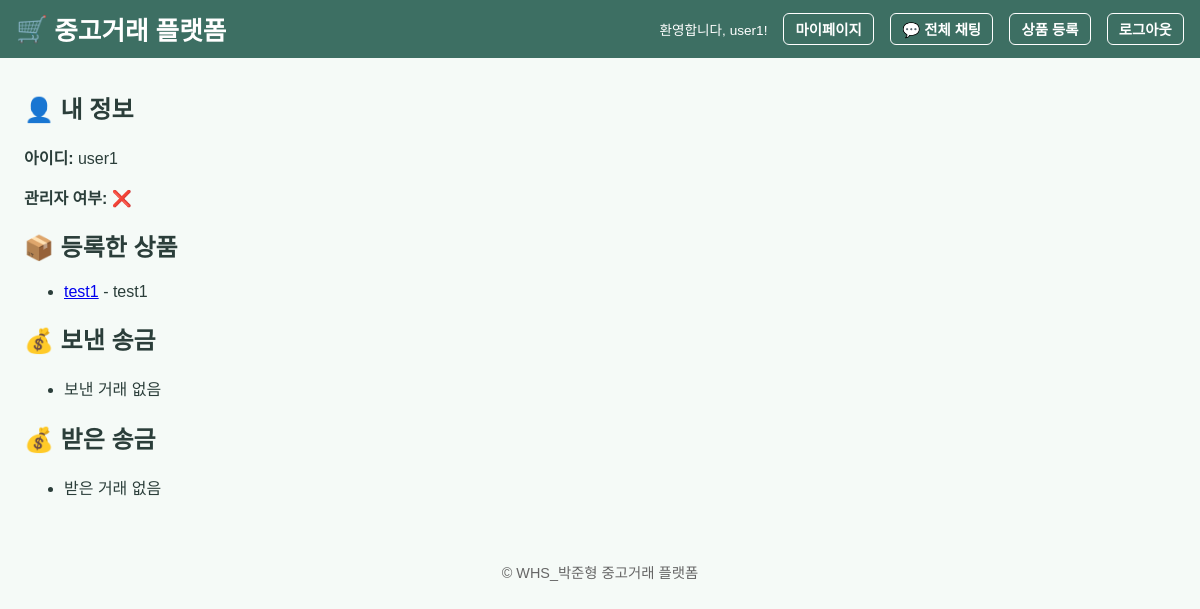
The app's page /mypage (signed in) with its own data.
### models.py (models this page shows)
class User(db.Model):
    id = db.Column(db.Integer, primary_key=True)
    username = db.Column(db.String(80), unique=True, nullable=False)
    password = db.Column(db.String(200), nullable=False)
    is_admin = db.Column(db.Boolean, default=False)
    is_dormant = db.Column(db.Boolean, default=False)
    products = db.relationship('Product', backref='seller', lazy=True)
    sent_chats = db.relationship('Chat', foreign_keys='Chat.sender_id', backref='sender', lazy=True)
    received_chats = db.relationship('Chat', foreign_keys='Chat.receiver_id', backref='receiver', lazy=True)
    sent_transactions = db.relationship('Transaction', foreign_keys='Transaction.sender_id', backref='sender', lazy=True)
    received_transactions = db.relationship('Transaction', foreign_keys='Transaction.receiver_id', backref='receiver', lazy=True)

class Product(db.Model):
    id = db.Column(db.Integer, primary_key=True)
    name = db.Column(db.String(100), nullable=False)
    description = db.Column(db.String(200))
    seller_id = db.Column(db.Integer, db.ForeignKey('user.id'))

### routes/mypage.py (the view)
@mypage_bp.route('/mypage')
@login_required
def mypage():
    user = User.query.get(session['user_id'])
    my_products = Product.query.filter_by(seller_id=user.id).all()
    sent_transactions = Transaction.query.filter_by(sender_id=user.id).all()
    received_transactions = Transaction.query.filter_by(receiver_id=user.id).all()
    return render_template(
        'mypage.html',
        user=user,
        my_products=my_products,
        sent_transactions=sent_transactions,
        received_transactions=received_transactions
    )

### routes/mypage.py (called while the page is built)
def login_required(f):
    @wraps(f)
    def decorated_function(*args, **kwargs):
        if 'user_id' not in session:
            flash("로그인이 필요합니다.")
            return redirect(url_for('login'))
        return f(*args, **kwargs)
    return decorated_function

### templates/mypage.html
{% extends 'base.html' %} {% block title %}마이페이지{% endblock %} {% block
content %}
<h2>👤 내 정보</h2>
<p><strong>아이디:</strong> {{ user.username }}</p>
<p><strong>관리자 여부:</strong> {{ '✅' if user.is_admin else '❌' }}</p>
<h2>📦 등록한 상품</h2>
<ul>
  {% for p in my_products %}
  <li>
    <a href="{{ url_for('product_detail', product_id=p.id) }}">{{ p.name }}</a>
    - {{ p.description }}
  </li>
  {% else %}
  <li>등록한 상품이 없습니다.</li>
  {% endfor %}
</ul>
<h2>💰 보낸 송금</h2>
<ul>
  {% for t in sent_transactions %}
  <li>{{ t.amount }}포인트 → 사용자 ID {{ t.receiver_id }}</li>
  {% else %}
  <li>보낸 거래 없음</li>
  {% endfor %}
</ul>
<h2>💰 받은 송금</h2>
<ul>
  {% for t in received_transactions %}
  <li>{{ t.amount }}포인트 ← 사용자 ID {{ t.sender_id }}</li>
  {% else %}
  <li>받은 거래 없음</li>
  {% endfor %}
</ul>
{% endblock %}

### templates/base.html (shortened to what this page needs)
<!DOCTYPE html>
<html lang="ko">
  <head>
    <link rel="stylesheet" href="https://cdn.simplecss.org/simple.min.css" />
    <link
      rel="stylesheet"
      href="{{ url_for('static', filename='style.css') }}"
    />
  </head>
  <body>
    <header class="main-header">
      <div class="logo">
        <span>🛒</span>
        <a href="{{ url_for('index') }}">중고거래 플랫폼</a>
      </div>
      <nav class="topnav">
        {% if session.username %}
        <span class="welcome">환영합니다, {{ session.username }}!</span>
        <a href="{{ url_for('mypage.mypage') }}">마이페이지</a>
        <a href="{{ url_for('global_chat') }}">💬 전체 채팅</a>
        <a href="{{ url_for('create_product') }}">상품 등록</a>
        <a href="{{ url_for('logout') }}">로그아웃</a>
        {% else %}
        <a href="{{ url_for('login') }}">로그인</a>
        <a href="{{ url_for('register') }}">회원가입</a>
        {% endif %}
      </nav>
    </header>
    <main class="container">{% block content %}{% endblock %}</main>
    <footer class="footer">
      <p>&copy; WHS_박준형 중고거래 플랫폼</p>
    </footer>
  </body>
</html>

### static/style.css (style rules this page uses)
:root { --primary-color: #63c19e; --accent-color: #4caf88; --background-color: #f5faf7; --header-color: #3d6f63; --text-color: #2b3e3a; }
body { background-color: var(--background-color); color: var(--text-color); font-family: 'Noto Sans KR', sans-serif; margin: 0; padding: 0; }
.main-header { display: flex; justify-content: space-between; align-items: center; padding: 0.3rem 1rem; height: 3rem; background-color: var(--header-color); color: white; }
.logo { display: flex; align-items: center; gap: 0.4rem; font-size: 1.6rem; font-weight: 800; }
.logo a { text-decoration: none; color: white; }
.topnav { display: flex; gap: 1rem; align-items: center; font-size: 0.9rem; }
.topnav a { color: white !important; font-weight: bold; padding: 0.3rem 0.7rem; border: 1px solid white; border-radius: 6px; text-decoration: none; background-color: transparent; }
.welcome { font-size: 0.85rem; color: white; font-weight: 500; }
.container { margin: 2rem 1.5rem; }
.footer { text-align: center; padding: 1rem; font-size: 0.9rem; color: #666; }

### records on screen
User: username "user1", is_admin "❌"
Product: name "test1", description "test1"
